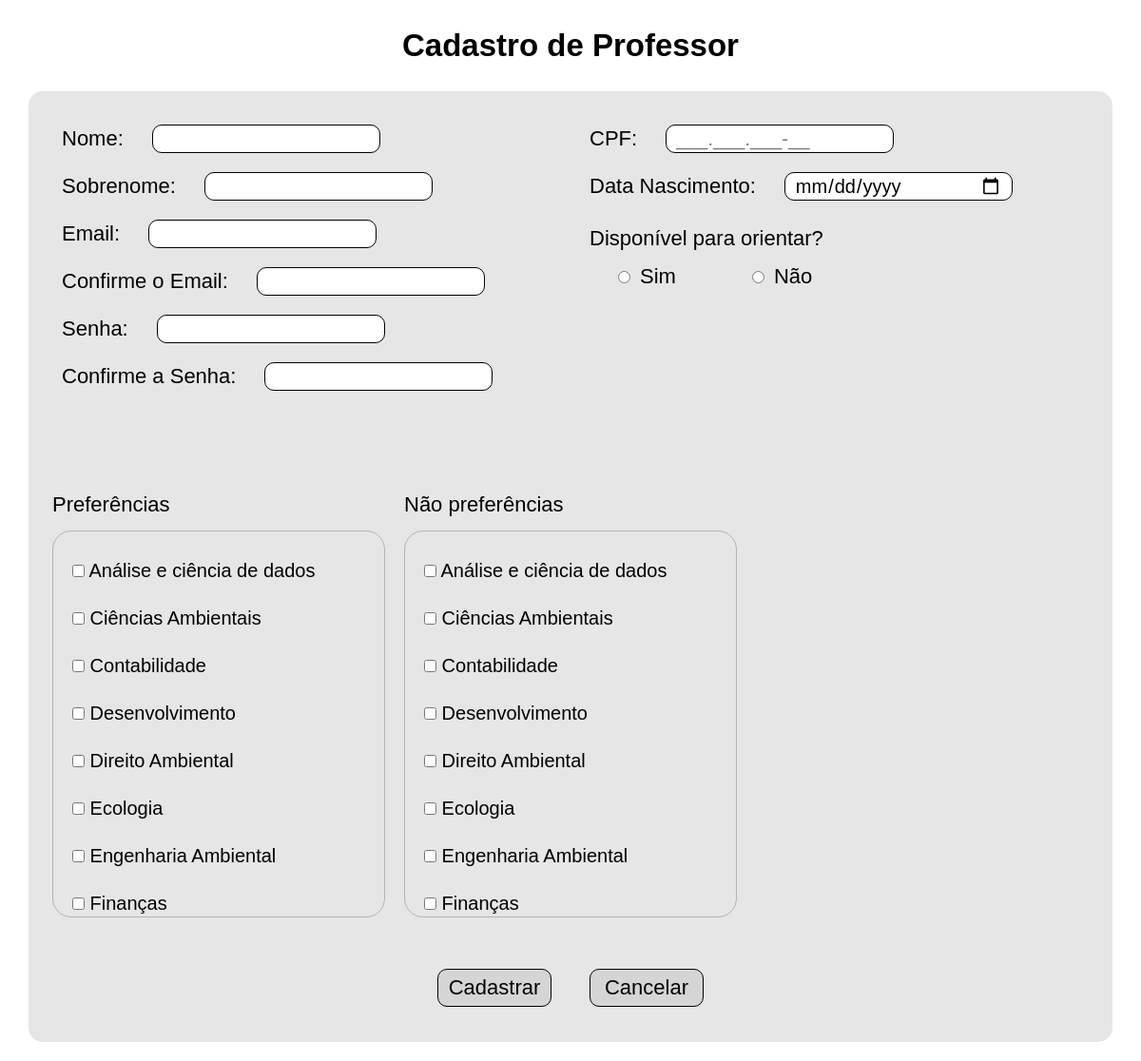
The page /pages/cadastrar/cadastroProfessor.php on the database its author committed.
### tables this page shows
CREATE TABLE `preferencia` (
  `ID_Preferencia` int(11) NOT NULL,
  `Descricao` varchar(100) DEFAULT NULL,
  `ID_Curso` int(11) DEFAULT NULL
);

### src/bd/MySQL.php (called while the page is built, shortened)
<?php
class MySQL {
	private $connection;
	public function __construct() {
		$this->connection = new \mysqli(HOST, USUARIO, SENHA, BANCO);
		$this->connection->set_charset("utf8");
	}
	public function search(string $sql, string $types, array $params) : array {
		$stmt = $this->connection->prepare($sql);
		$stmt->execute();
		$result = $stmt->get_result();
    	return $result ? $result->fetch_all(MYSQLI_ASSOC) : [];
	}
}
?>

### src/classes/Preferencia.php (called while the page is built, shortened)
<?php
class Preferencia {
    private int $idPreferencia;
    private string $descricao;
    public function __construct(string $descricao) {
        $this->descricao = $descricao;
    }
    public static function findAllPreferencias() : array {
        $connection = new MySQL();
        $preferencias = [];
        $tipos = "";
        $params = [];
        $sql = "SELECT * FROM preferencia p ORDER BY p.Descricao";
        $resultados = $connection->search($sql, $tipos, $params);
        foreach($resultados as $resultado) {
            $preferencia = new Preferencia($resultado["Descricao"]);
            $preferencia->setIdPreferencia($resultado["ID_Preferencia"]);
            $preferencias[] = $preferencia;
        }
        return $preferencias;
    }
    public function getIdPreferencia() : int {
        return $this->idPreferencia;
    }
    public function setIdPreferencia($idPreferencia) : void {
        $this->idPreferencia = $idPreferencia;
    }
    public function getDescricao() : string {
        return $this->descricao;
    }
}
?>

### pages/cadastrar/cadastroProfessor.php (the view, shortened to what this page needs)
<?php
$preferencias = Preferencia::findAllPreferencias();
?>
<!DOCTYPE html>
<html lang="pt-BR">
<head>
    <link rel="stylesheet" href="./../../src/styles/reset.css">
    <link rel="stylesheet" href="./../../src/styles/styleCadastro.css">
</head>
<body>
    <div class="container">
        <header>
            <h1>Cadastro de Professor</h1>
        </header>
        <main>
            <form action="./cadastroProfessor.php" method="post">
                <section class="dados">
                    <section>
                        <label for="nome">Nome:</label>
                        <input type="text" name="nome" value="<?php if (isset($_POST['nome']))
                            echo htmlspecialchars($_POST['nome']); ?>" required>
                    </section>
                    <section>
                        <label for="sobrenome">Sobrenome:</label>
                        <input type="text" name="sobrenome" value="<?php if (isset($_POST['sobrenome']))
                            echo htmlspecialchars($_POST['sobrenome']); ?>" required>
                    </section>
                    <section>
                        <label for="email">Email:</label>
                        <input type="email" name="email" value="<?php if (isset($_POST['email']))
                            echo htmlspecialchars($_POST['email']); ?>" required>
                    </section>
                    <section class="more-space">
                        <label for="confEmail">Confirme o Email:</label>
                        <input type="email" name="confEmail" value="<?php if (isset($_POST['confEmail']))
                            echo htmlspecialchars($_POST['confEmail']); ?>" required>
                    </section>
                    <section>
                        <label for="senha">Senha:</label>
                        <input type="password" name="senha" value="<?php if (isset($_POST['senha']))
                            echo htmlspecialchars($_POST['senha']); ?>" required>
                    </section>
                    <section class="more-space">
                        <label for="confSenha">Confirme a Senha:</label>
                        <input type="password" name="confSenha" value="<?php if (isset($_POST['confSenha']))
                            echo htmlspecialchars($_POST['confSenha']); ?>" required>
                    </section>
                </section>
                <section class="dados">
                    <section class="more-space">
                        <label for="cpf">CPF:</label>
                        <input type="texto" name="cpf" id="cpf" pattern="^(?=(?:.*\d){11}$)(?:\d{11}|\d{3}\.\d{3}\.\d{3}-\d{2})$" placeholder="___.___.___-__" value="<?php if (isset($_POST['cpf'])) echo $_POST['cpf'] ?>" required>
                    </section>
                    <section class="more-space">
                        <label for="dataNascimento">Data Nascimento:</label>
                        <input type="date" name="dataNascimento" value="<?php if(isset($_POST['dataNascimento'])) echo $_POST['dataNascimento']; ?>" max="<?php echo date('Y-m-d'); ?>" required>
                    </section>
                    <section class="radio">
                        <label for="disponivel">Disponível para orientar?</label>
                        <div class="disponibilidade">
                            <?php
                            $opcoes = ["sim" => "", "nao" => ""];
                            echo "<label><input type='radio' name='disponivel' value='sim' {$opcoes['sim']} required>Sim</label>";
                            echo "<label><input type='radio' name='disponivel' value='nao' {$opcoes['nao']} required>Não</label>";
                            ?>
                        </div>
                    </section>
                </section>
                <section class="preferencias">
                    <section>
                        <p>Preferências</p>
                        <div>
                            <?php
                            foreach ($preferencias as $preferencia) {
                                echo "<label><input type='checkbox' name='preferencias[]' value={$preferencia->getIdPreferencia()}> {$preferencia->getDescricao()}</label>";
                            }
                            ?>
                        </div>
                    </section>
                    <section>
                        <p>Não preferências</p>
                        <div>
                            <?php
                            foreach ($preferencias as $preferencia) {
                                echo "<label><input type='checkbox' name='naoPreferencias[]' value={$preferencia->getIdPreferencia()}> {$preferencia->getDescricao()}</label>";
                            }
                            ?>
                        </div>
                    </section>
                </section>
                <section id="btn" class="links">
                    <div>
                        <input class="link" type="submit" name="cadastrar" value="Cadastrar">
                        <a class="link" href="./../../index.php" id='cancelar'>Cancelar</a>
                    </div>
                </section>
            </form>
        </main>
    </div>
</body>
</html>

### src/styles/styleCadastro.css (style rules this page uses)
.container { width: 100vw; height: 100vh; display: grid; grid-template-rows: 12% 1fr; grid-template-columns: 100%; }
header, main { height: 100%; width: 100%; display: flex; justify-content: center; align-items: center; }
h1 { font-size: 1.5rem; }
form { width: 95%; height: 1000px; background-color: rgb(230, 230, 230); border-radius: 15px; padding: 15px; margin-bottom: 20px; display: grid; grid-template-columns: 50% 50%; grid-template-rows: 42% 46% 12%; }
.preferencias, .links { grid-column: span 2; }
.dados, .preferencias, .links { width: 100%; height: 100%; }
.dados section input:not([type~="radio"]), select, option, .cidades > input { width: clamp(120px, 20vw, 300px); height: 30px; padding: 0 10px; font-size: 20px; border: 1px solid black; border-radius: 10px; }
.dados { height: 100%; padding-left: 20px; padding-top: 10px; display: grid; grid-auto-rows: 50px; grid-template-columns: 100%; }
.dados section { display: grid; align-items: center; gap: 30px; grid-template-columns: auto 1fr; }
.more-space { gap: 30px; grid-template-columns: auto 1fr !important; }
.dados section label { font-size: 22px; }
.radio { height: 100px; padding: 10px 0; display: grid; grid-template-columns: 100% !important; grid-template-rows: auto auto !important; gap: 0 !important; }
.disponibilidade { width: 100%; gap: 80px; padding-left: 30px; display: flex; align-items: flex-end; }
.disponibilidade label { gap: 10px; display: flex; align-items: center; }
.preferencias { display: grid; grid-template-rows: 100%; grid-template-columns: repeat(3, 1fr); }
.preferencias section { padding: 0 10px; display: grid; grid-template-rows: 40px 1fr; grid-template-columns: 100%; }
.preferencias section div, .sugestoes { width: 100%; height: 100%; padding: 30px 20px; display: grid; grid-template-columns: 100%; grid-auto-rows: 50px; border: 1px solid #b3b3b3; border-radius: 20px; overflow-y: scroll; }
.preferencias section div label, .item-sugestao { font-size: 20px; }
.links { gap: 10px; display: flex; flex-direction: column; justify-content: space-evenly; align-items: center; }
.links div { gap: 40px; display: flex; justify-content: center; align-items: center; }
.link { display: inline-block; width: 120px; height: 40px; text-decoration: none; border: 1px solid black; border-radius: 10px; background-color: #d5d5d5; display: flex; justify-content: center; align-items: center; }

### rows shown on the page
preferencia: Descricao "Análise e ciência de dados"
preferencia: Descricao "Ciências Ambientais"
preferencia: Descricao "Contabilidade"
preferencia: Descricao "Desenvolvimento"
preferencia: Descricao "Direito Ambiental"
preferencia: Descricao "Ecologia"
preferencia: Descricao "Engenharia Ambiental"
preferencia: Descricao "Finanças"
